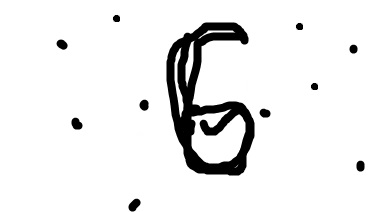
#> input picture pictures/dottedsix.jpg, 384 x 212 px, given in place of neweight.jpg, which was not available
$ python mnist.py
#> lines starting #> are read from the running program, lines starting #| are printed output that depends on the picture; pictures that were not available may be replaced by others from this repository, and a replacement may not be noted
import cv2
import numpy as np
import matplotlib.pyplot as plt
import matplotlib.image as mpimg
from numpy import asarray

nine = 'pictures/nine.jpg'
eight = 'pictures/eight.jpg'
neweight = 'pictures/neweight.jpg'
five = 'pictures/five.jpg'

img_neweight = mpimg.imread(neweight)
#> img_neweight is the input picture: shape (212, 384, 3); min 0, max 255, mean 235.8
img_nine = cv2.imread(nine)
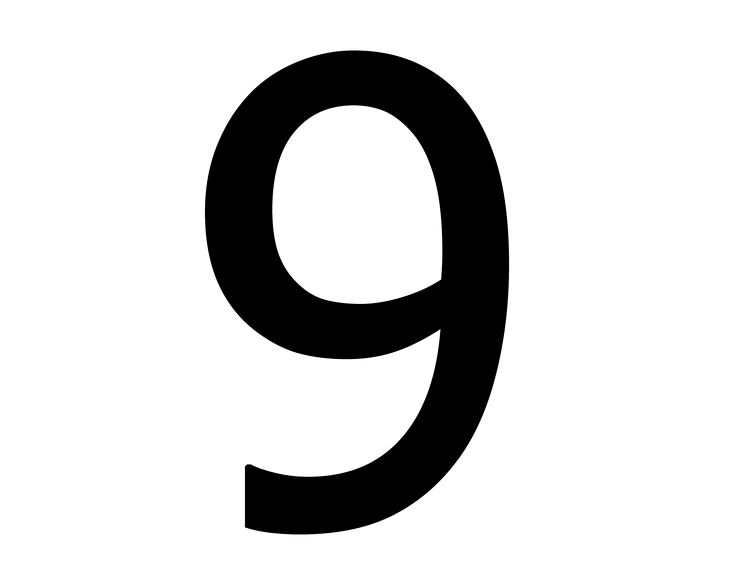
#> input picture pictures/nine.jpg, 736 x 588 px
#> img_nine is the input picture: shape (588, 736, 3); min 0, max 255, mean 215
img_eight = mpimg.imread(eight)
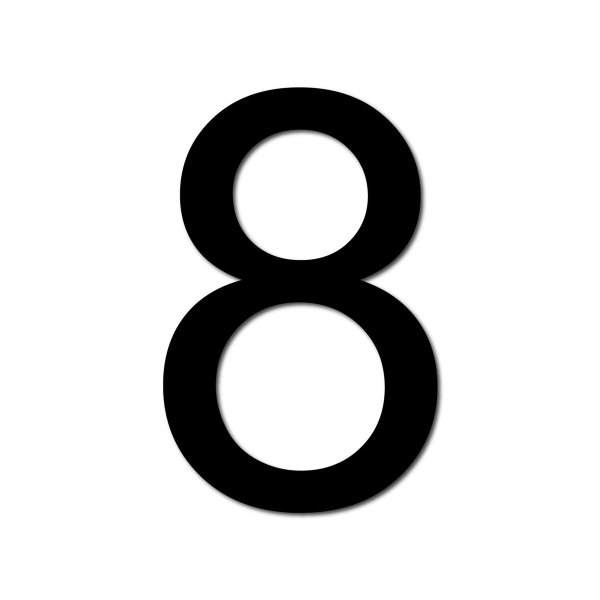
#> input picture pictures/eight.jpg, 1200 x 1200 px (shown at 1/2 size)
#> img_eight is the input picture: shape (1200, 1200); min 0, max 255, mean 214.7

print("Shape of nine:", img_nine.shape)
#| Shape of nine: (588, 736, 3)
print("Shape of eight:", img_eight.shape)
#| Shape of eight: (1200, 1200)
print("Shape of neweight:", img_neweight.shape)
#| Shape of neweight: (212, 384, 3)


image = cv2.resize(img_nine, (28, 28))
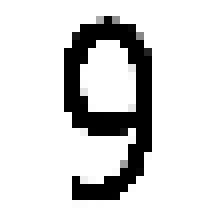
#> image: shape (28, 28, 3) (shown 8 times larger); min 0, max 255, mean 216.4

# Kép normalizálása 0 és 1 közé
image = image / 255.0

image = np.reshape(image, (1, 28, 28, 3))
image = 1.0 - image


plt.imshow(image[0])
plt.savefig('newnine.jpg')
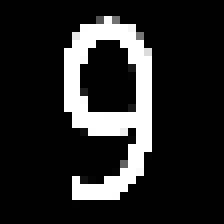
#> shown: shape (28, 28, 3) float64 (shown 8 times larger); min 0, max 1, mean 0.151
plt.show()
